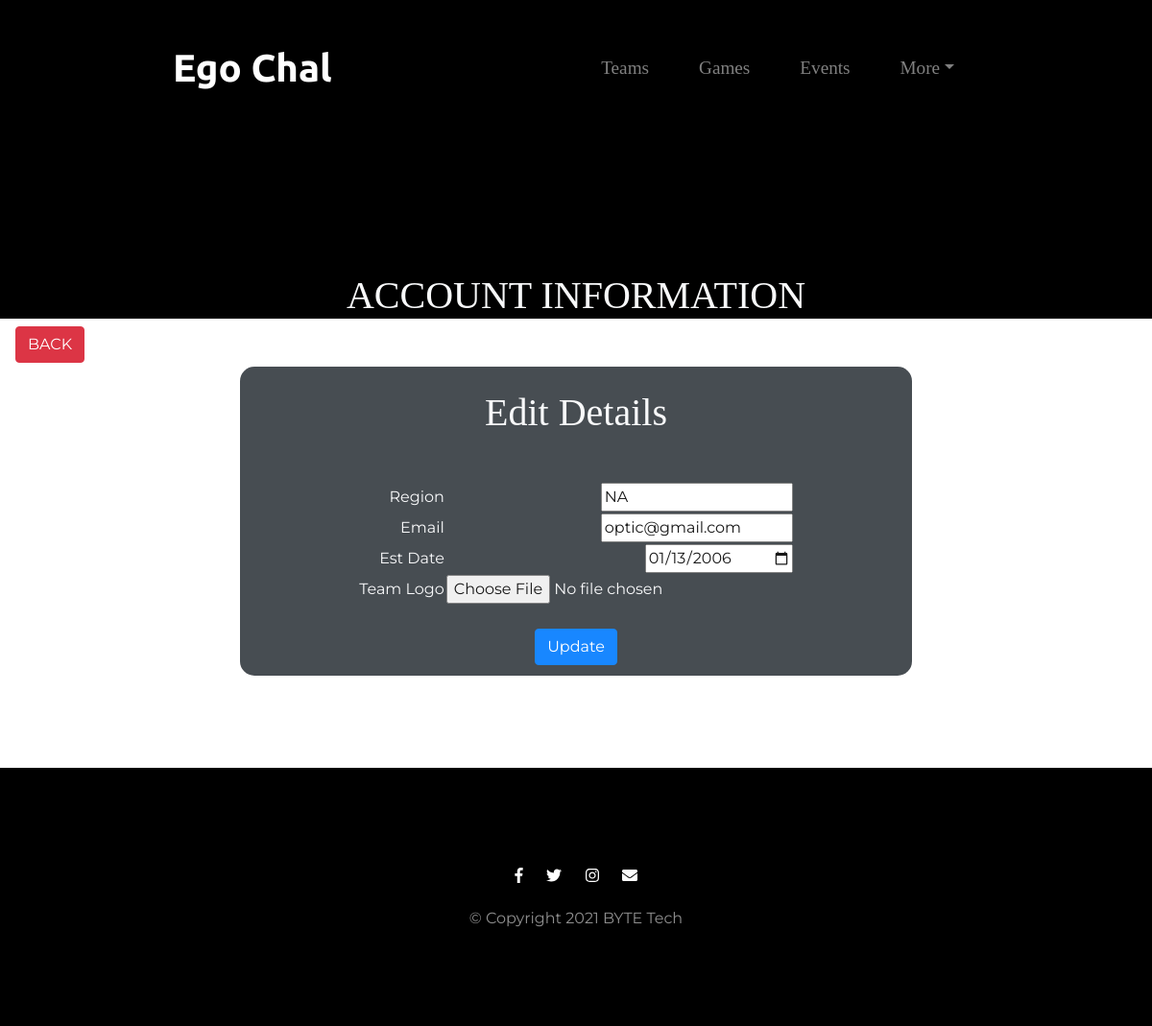
Page /t_editInfo.php (signed in) on the committed database.
### tables this page shows
CREATE TABLE `team` (
  `team_name` varchar(30) NOT NULL,
  `region` varchar(20) DEFAULT NULL,
  `team_email` varchar(60) DEFAULT NULL CHECK (`team_email` regexp '^[A-Z0-9._%-]+@[A-Z0-9.-]+.[A-Z]{2,4}$'),
  `est_date` date DEFAULT NULL,
  `password` varchar(200) NOT NULL,
  `cpassword` varchar(200) NOT NULL,
  `team_logo` varchar(256) DEFAULT NULL
);

### t_editInfo.php (the view, shortened to what this page needs)
<?php
	include('dbcon.php');
	$tname = $_SESSION['tname'];
	$query = "SELECT team.team_name, team.region,team.team_email, team.est_date, team.team_logo, game_team.game_title
	FROM team JOIN game_team ON team.team_name = game_team.team_name
	WHERE team.team_name = '$tname'";
	$run = mysqli_query($conn, $query);
	$data = mysqli_fetch_assoc($run);
	$region = $data['region'];
	$email = $data['team_email'];
	$est_date = $data['est_date'];
?>
<!DOCTYPE html>
<html>
<head>
	<link rel="stylesheet" type="text/css" href="../bootstrap/css/bootstrap.min.css">
	<link rel="stylesheet" href="https://maxcdn.bootstrapcdn.com/bootstrap/4.0.0/css/bootstrap.min.css">
	<link rel="stylesheet" href="css/styles.css">
</head>
<body>
	<section class="colored-section" id="title">
		<div class="container-fluid">
			<nav class="navbar navbar-expand-lg navbar-dark">
				<a class="navbar-brand" href="team_account.php?tname=<?php echo $tname ?>">Ego Chal</a>
				<div class="collapse navbar-collapse" id="navbarTogglerDemo02">
					<ul class="navbar-nav ml-auto">
						<li class="nav-item">
							<a class="nav-link" href="teams.php?tname=<?php echo $tname ?>">Teams</a>
						</li>
						<li class="nav-item">
							<a class="nav-link" href="games.php?tname=<?php echo $tname ?>">Games</a>
						</li>
						<li class="nav-item">
							<a class="nav-link" href="events.php?tname=<?php echo $tname ?>">Events</a>
						</li>
						<li class="nav-item dropdown">
							<a class="nav-link dropdown-toggle" data-toggle="dropdown" href="#" role="button" aria-haspopup="true" aria-expanded="false">More</a>
						</li>
					</ul>
				</div>
		</div>
		<h1 class="text-center text-light" style="margin-top: -50px;">ACCOUNT INFORMATION</h1>
		<a href="t_account.php"><button type="button" class="btn btn-danger ml-3" style="float:left;">BACK</button></a>
	</section>
	<div class="container bg-dark text-light text-center main">
		<h1 class="pt-4">Edit Details</h1>
		<table align="center" class="mt-5 text-right">
			<form action="t_editInfo.php?tname=<?php echo $tname ?>" method="post" enctype="multipart/form-data">
				<tr>
					<td>Region</td>
					<td><input type="text" name="region" placeholder="region" value="<?php echo $region?>" required></td>
				</tr>
				<tr>
					<td>Email</td>
					<td><input type="text" name="email" placeholder="email" value="<?php echo $email ?>"
						pattern="[a-z0-9._%+-]+@[a-z0-9.-]+\.[a-z]{2,}$"required></td>
				</tr>
				<tr>
					<td>Est Date</td>
					<td><input type="date" name="est_date" placeholder="est date" value="<?php echo $est_date?>" required></td>
				</tr>
				<tr>
					<td>Team Logo</td>
					<td><input type="file" name="simg"></td>
				</tr>
				<tr>
					<td colspan="2" align="center">
						<br>
						<input type="submit" name="submit" value="Update" class="btn btn-primary">
					</td>
				</tr>
			</form>
		</table>
	</div>
	<br>
	<br>
	<br>
	<br>
	<footer class="colored-section" id="footer">
		<div class="container-fluid">
			<i class="social-icon fab fa-facebook-f"></i>
			<i class="social-icon fab fa-twitter"></i>
			<i class="social-icon fab fa-instagram"></i>
			<i class="social-icon fas fa-envelope"></i>
			<p>© Copyright 2021 BYTE Tech</p>
		</div>
	</footer>
</body>
</html>

### css/styles.css (style rules this page uses)
body { font-family: "Montserrat" ; text-align: center; }
:root { font-family: "Montserrat" ; }
h1, h2, h3, h4, h5, h6 { font-family: "Montserrat-Bold"; }
p { color: #8f8f8f; }
.container-fluid { padding: 7% 15%; }
.colored-section { background-color: black; color: #fff; }
.navbar { padding: 0 0 4.5rem; }
.navbar-brand { font-family: "Ubuntu"; font-size: 2.5rem; font-weight: bold; }
.nav-item { padding: 0 18px; }
.nav-link { font-size: 1.2rem; font-family: "Montserrat-Light"; }
#title { background-color: black; color: #fff; text-align: left; }
#title .container-fluid { padding: 3% 15% 13%; }
.social-icon { margin: 20px 10px; }

### t_editInfo.php (style rules this page uses)
.main { padding-bottom: 10px; border-radius: 15px; margin-top: 50px; opacity: 0.9; width: 700px; }

### rows in the picture
team: region "NA", email "optic@gmail.com", est_date "01/13/2006"
